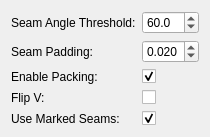
         <widget class="QWidget" name="page_LSCM">
          <layout class="QFormLayout" name="formLayout_LSCM">
           <item row="0" column="0">
            <widget class="QLabel" name="label_AngleThreshold_LSCM">
             <property name="text">
              <string>Seam Angle Threshold:</string>
             </property>
            </widget>
           </item>
           <item row="0" column="1">
            <widget class="QDoubleSpinBox" name="spinBox_AngleThreshold_LSCM">
             <property name="toolTip">
              <string>&lt;html&gt;&lt;head/&gt;&lt;body&gt;&lt;p&gt;Dihedral angle (degrees) above which an edge is treated as a seam, same as Angle-Based&lt;/p&gt;&lt;/body&gt;&lt;/html&gt;</string>
             </property>
             <property name="decimals">
              <number>1</number>
             </property>
             <property name="minimum">
              <double>1.000000000000000</double>
             </property>
             <property name="maximum">
              <double>179.000000000000000</double>
             </property>
             <property name="value">
              <double>60.000000000000000</double>
             </property>
            </widget>
           </item>
           <item row="1" column="0">
            <widget class="QLabel" name="label_SeamPadding_LSCM">
             <property name="text">
              <string>Seam Padding:</string>
             </property>
            </widget>
           </item>
           <item row="1" column="1">
            <widget class="QDoubleSpinBox" name="spinBox_SeamPadding_LSCM">
             <property name="toolTip">
              <string>Padding around packed UV islands</string>
             </property>
             <property name="decimals">
              <number>3</number>
             </property>
             <property name="maximum">
              <double>0.500000000000000</double>
             </property>
             <property name="singleStep">
              <double>0.010000000000000</double>
             </property>
             <property name="value">
              <double>0.020000000000000</double>
             </property>
            </widget>
           </item>
           <item row="2" column="0">
            <widget class="QLabel" name="label_EnablePacking_LSCM">
             <property name="text">
              <string>Enable Packing:</string>
             </property>
            </widget>
           </item>
           <item row="2" column="1">
            <widget class="QCheckBox" name="checkBox_EnablePacking_LSCM">
             <property name="toolTip">
              <string>Automatically pack UV islands into 0-1 space</string>
             </property>
             <property name="text">
              <string/>
             </property>
             <property name="checked">
              <bool>true</bool>
             </property>
            </widget>
           </item>
           <item row="3" column="0">
            <widget class="QLabel" name="label_FlipV_LSCM">
             <property name="text">
              <string>Flip V:</string>
             </property>
            </widget>
           </item>
           <item row="3" column="1">
            <widget class="QCheckBox" name="checkBox_FlipV_LSCM">
             <property name="text">
              <string/>
             </property>
            </widget>
           </item>
           <item row="4" column="0">
            <widget class="QLabel" name="label_UseMarkedSeams_LSCM">
             <property name="text">
              <string>Use Marked Seams:</string>
             </property>
            </widget>
           </item>
           <item row="4" column="1">
            <widget class="QCheckBox" name="checkBox_UseMarkedSeams_LSCM">
             <property name="toolTip">
              <string>&lt;html&gt;&lt;head/&gt;&lt;body&gt;&lt;p&gt;Force manually-marked edges (Mark Seams above) into the seam set, in addition to the automatic angle-threshold detection&lt;/p&gt;&lt;/body&gt;&lt;/html&gt;</string>
             </property>
             <property name="text">
              <string/>
             </property>
             <property name="checked">
              <bool>true</bool>
             </property>
            </widget>
           </item>
          </layout>
         </widget>
